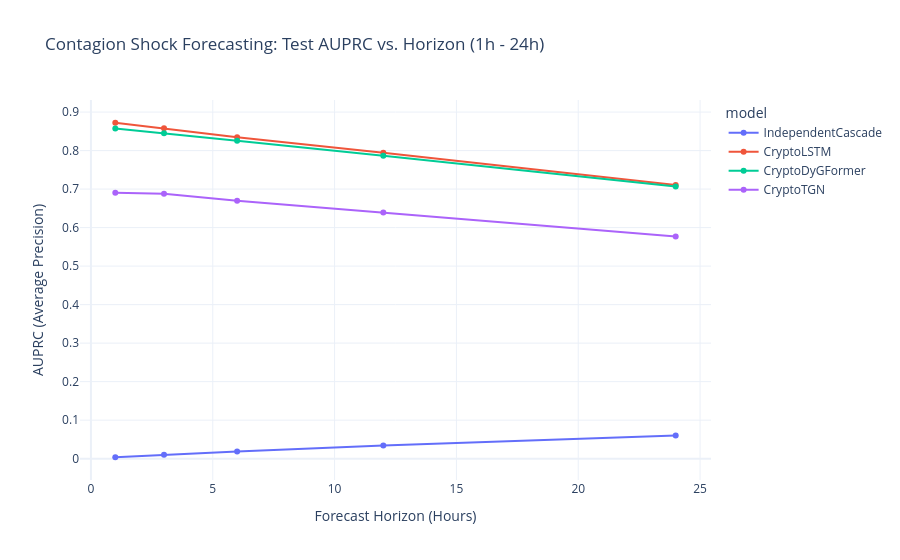

Write notebook code for a chart like this one.
### Markdown cell above
## 4. Multi-Horizon Performance Comparison & Empirical Leaderboard

### Code cell
# Display Comparative Leaderboard from reports/model_comparison.csv
comp_file = Path('../reports/model_comparison.csv')
if comp_file.exists():
    df_comp = pd.read_csv(comp_file)
    pivot_auprc = df_comp.pivot(index='horizon_hours', columns='model', values='test_auprc')
    pivot_auroc = df_comp.pivot(index='horizon_hours', columns='model', values='test_auroc')
    
    print('=== Test AUPRC Across Horizons (Primary Imbalanced Metric) ===')
    print(pivot_auprc.to_string())
    print('\n=== Test AUROC Across Horizons ===')
    print(pivot_auroc.to_string())
    
    fig = px.line(
        df_comp,
        x='horizon_hours',
        y='test_auprc',
        color='model',
        markers=True,
        title='Contagion Shock Forecasting: Test AUPRC vs. Horizon (1h - 24h)',
        labels={'horizon_hours': 'Forecast Horizon (Hours)', 'test_auprc': 'AUPRC (Average Precision)'}
    )
    fig.update_layout(template='plotly_white')
    fig.show()
else:
    print('reports/model_comparison.csv not found.')

### Figure 1 — Plotly figure (JSON) as saved in the notebook; plotly's stock layout.template omitted (floating-point values rounded to 4 significant figures)
{"data": [{"hovertemplate": "model=IndependentCascade<br>Forecast Horizon (Hours)=%{x}<br>AUPRC (Average Precision)=%{y}<extra></extra>", "legendgroup": "IndependentCascade", "line": {"color": "#636efa", "dash": "solid"}, "marker": {"symbol": "circle"}, "mode": "lines+markers", "name": "IndependentCascade", "orientation": "v", "showlegend": true, "type": "scatter", "x": [1, 3, 6, 12, 24], "xaxis": "x", "y": [0.003614, 0.009921, 0.01843, 0.03436, 0.06015], "yaxis": "y"}, {"hovertemplate": "model=CryptoLSTM<br>Forecast Horizon (Hours)=%{x}<br>AUPRC (Average Precision)=%{y}<extra></extra>", "legendgroup": "CryptoLSTM", "line": {"color": "#EF553B", "dash": "solid"}, "marker": {"symbol": "circle"}, "mode": "lines+markers", "name": "CryptoLSTM", "orientation": "v", "showlegend": true, "type": "scatter", "x": [1, 3, 6, 12, 24], "xaxis": "x", "y": [0.8723, 0.8577, 0.8347, 0.7942, 0.7108], "yaxis": "y"}, {"hovertemplate": "model=CryptoDyGFormer<br>Forecast Horizon (Hours)=%{x}<br>AUPRC (Average Precision)=%{y}<extra></extra>", "legendgroup": "CryptoDyGFormer", "line": {"color": "#00cc96", "dash": "solid"}, "marker": {"symbol": "circle"}, "mode": "lines+markers", "name": "CryptoDyGFormer", "orientation": "v", "showlegend": true, "type": "scatter", "x": [1, 3, 6, 12, 24], "xaxis": "x", "y": [0.8576, 0.8453, 0.8253, 0.7868, 0.7069], "yaxis": "y"}, {"hovertemplate": "model=CryptoTGN<br>Forecast Horizon (Hours)=%{x}<br>AUPRC (Average Precision)=%{y}<extra></extra>", "legendgroup": "CryptoTGN", "line": {"color": "#ab63fa", "dash": "solid"}, "marker": {"symbol": "circle"}, "mode": "lines+markers", "name": "CryptoTGN", "orientation": "v", "showlegend": true, "type": "scatter", "x": [1, 3, 6, 12, 24], "xaxis": "x", "y": [0.6902, 0.6876, 0.6699, 0.6393, 0.5766], "yaxis": "y"}], "layout": {"legend": {"title": {"text": "model"}, "tracegroupgap": 0}, "title": {"text": "Contagion Shock Forecasting: Test AUPRC vs. Horizon (1h - 24h)"}, "xaxis": {"anchor": "y", "domain": [0.0, 1.0], "title": {"text": "Forecast Horizon (Hours)"}}, "yaxis": {"anchor": "x", "domain": [0.0, 1.0], "title": {"text": "AUPRC (Average Precision)"}}}}
